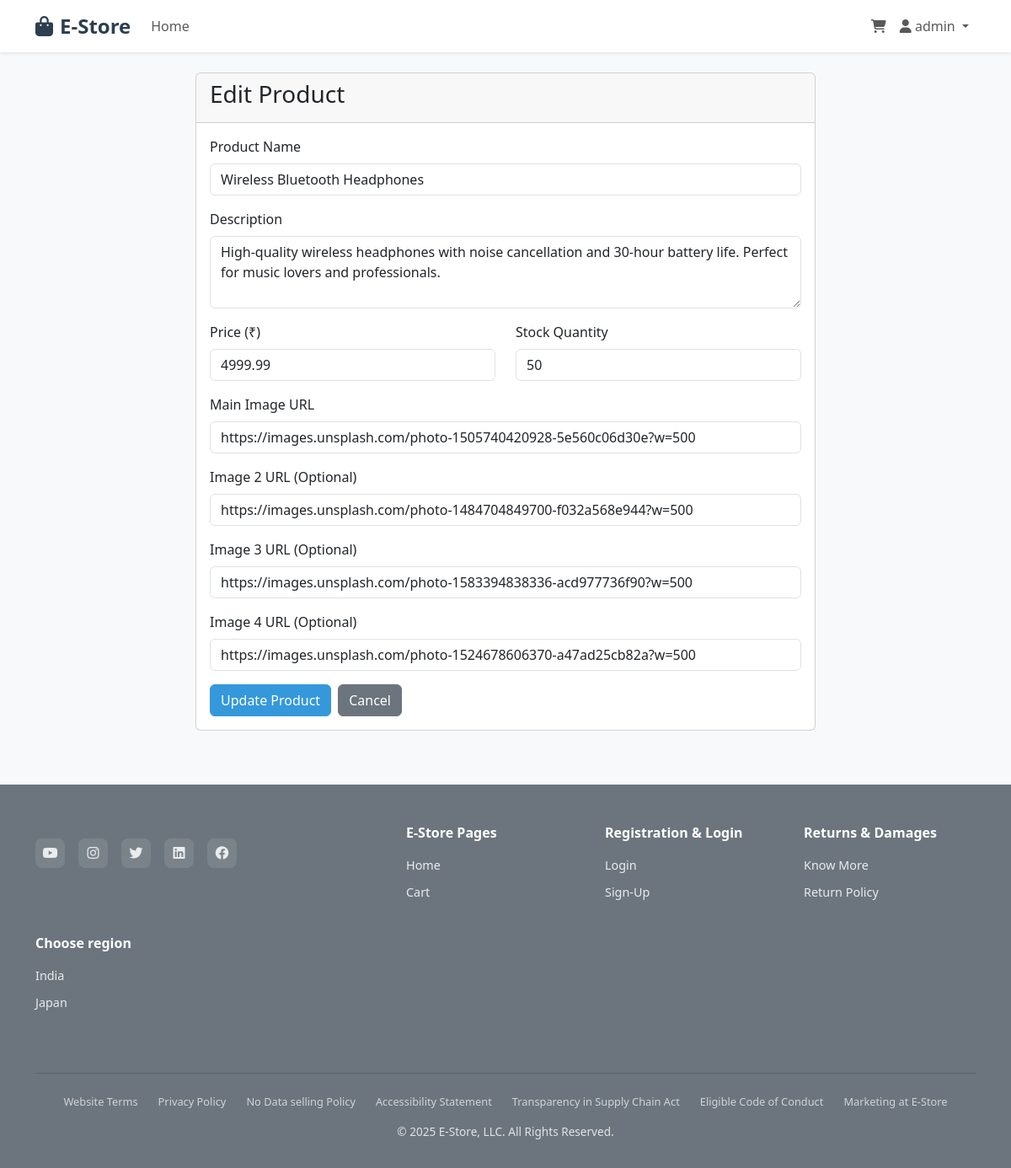
Screenshot of /admin/edit_product/1 (signed in) with the database file from the repository.
### app.py (models this page shows)
class User(db.Model):
    id = db.Column(db.Integer, primary_key=True)
    username = db.Column(db.String(80), unique=True, nullable=False)
    email = db.Column(db.String(120), unique=True, nullable=False)
    password_hash = db.Column(db.String(120), nullable=False)
    is_admin = db.Column(db.Boolean, default=False)
    created_at = db.Column(db.DateTime, default=datetime.utcnow)

class Product(db.Model):
    id = db.Column(db.Integer, primary_key=True)
    name = db.Column(db.String(100), nullable=False)
    description = db.Column(db.Text, nullable=False)
    price = db.Column(db.Float, nullable=False)
    stock = db.Column(db.Integer, nullable=False)
    image1 = db.Column(db.String(200), nullable=False)
    image2 = db.Column(db.String(200))
    image3 = db.Column(db.String(200))
    image4 = db.Column(db.String(200))
    created_at = db.Column(db.DateTime, default=datetime.utcnow)

### app.py (the view, shortened to what this page needs)
@app.route('/admin/edit_product/<int:product_id>', methods=['GET', 'POST'])
@admin_required
def edit_product(product_id):
    product = Product.query.get_or_404(product_id)
    return render_template('edit_product.html', product=product)

### app.py (called while the page is built)
def admin_required(f):
    @wraps(f)
    def decorated_function(*args, **kwargs):
        if 'user_id' not in session:
            flash('Please log in to access this page.', 'error')
            return redirect(url_for('login'))
        user = User.query.get(session['user_id'])
        if not user.is_admin:
            flash('Admin access required.', 'error')
            return redirect(url_for('home'))
        return f(*args, **kwargs)
    return decorated_function

def get_cart():
    return session.get('cart', {})

def get_cart_count():
    cart = get_cart()
    return sum(cart.values())

### templates/edit_product.html (shortened to what this page needs)
{% extends "base.html" %}
{% block content %}
<div class="row justify-content-center">
    <div class="col-md-8">
        <div class="card">
            <div class="card-header">
                <h3>Edit Product</h3>
            </div>
            <div class="card-body">
                <form method="POST">
                    <div class="mb-3">
                        <label for="name" class="form-label">Product Name</label>
                        <input type="text" class="form-control" id="name" name="name" value="{{ product.name }}" required>
                    </div>
                    <div class="mb-3">
                        <label for="description" class="form-label">Description</label>
                        <textarea class="form-control" id="description" name="description" rows="3" required>{{ product.description }}</textarea>
                    </div>
                    <div class="row">
                        <div class="col-md-6">
                            <div class="mb-3">
                                <label for="price" class="form-label">Price (₹)</label>
                                <input type="number" step="0.01" class="form-control" id="price" name="price" value="{{ product.price }}" required>
                            </div>
                        </div>
                        <div class="col-md-6">
                            <div class="mb-3">
                                <label for="stock" class="form-label">Stock Quantity</label>
                                <input type="number" class="form-control" id="stock" name="stock" value="{{ product.stock }}" required>
                            </div>
                        </div>
                    </div>
                    <div class="mb-3">
                        <label for="image1" class="form-label">Main Image URL</label>
                        <input type="url" class="form-control" id="image1" name="image1" value="{{ product.image1 }}" required>
                    </div>
                    <div class="mb-3">
                        <label for="image2" class="form-label">Image 2 URL (Optional)</label>
                        <input type="url" class="form-control" id="image2" name="image2" value="{{ product.image2 or '' }}">
                    </div>
                    <div class="mb-3">
                        <label for="image3" class="form-label">Image 3 URL (Optional)</label>
                        <input type="url" class="form-control" id="image3" name="image3" value="{{ product.image3 or '' }}">
                    </div>
                    <div class="mb-3">
                        <label for="image4" class="form-label">Image 4 URL (Optional)</label>
                        <input type="url" class="form-control" id="image4" name="image4" value="{{ product.image4 or '' }}">
                    </div>
                    <div class="d-flex gap-2">
                        <button type="submit" class="btn btn-primary">Update Product</button>
                        <a href="{{ url_for('admin_dashboard') }}" class="btn btn-secondary">Cancel</a>
                    </div>
                </form>
            </div>
        </div>
    </div>
</div>
{% endblock %}

### templates/base.html (shortened to what this page needs)
<!DOCTYPE html>
<html lang="en">
<head>
    <link href="https://cdnjs.cloudflare.com/ajax/libs/bootstrap/5.3.0/css/bootstrap.min.css" rel="stylesheet">
    <link href="https://cdnjs.cloudflare.com/ajax/libs/font-awesome/6.4.0/css/all.min.css" rel="stylesheet">
</head>
<body>
    <nav class="navbar navbar-expand-lg navbar-light bg-white shadow-sm">
        <div class="container">
            <a class="navbar-brand" href="{{ url_for('home') }}">
                <i class="fas fa-shopping-bag me-2"></i>E-Store
            </a>
            <div class="collapse navbar-collapse" id="navbarNav">
                <ul class="navbar-nav me-auto">
                    <li class="nav-item">
                        <a class="nav-link" href="{{ url_for('home') }}">Home</a>
                    </li>
                </ul>
                <ul class="navbar-nav">
                    <li class="nav-item">
                        <a class="nav-link position-relative" href="{{ url_for('cart') }}">
                            <i class="fas fa-shopping-cart"></i>
                        </a>
                    </li>
                    {% if session.user_id %}
                        <li class="nav-item dropdown">
                            <a class="nav-link dropdown-toggle" href="#" role="button" data-bs-toggle="dropdown">
                                <i class="fas fa-user"></i> {{ session.username }}
                            </a>
                        </li>
                    {% endif %}
                </ul>
            </div>
        </div>
    </nav>
    <main class="container mt-4">
        {% block content %}{% endblock %}
    </main>
    <footer class="footer">
        <div class="container">
            <div class="footer-content">
                <div class="footer-columns">
                    <div class="footer-column">
                        <div class="social-links">
                            <a href="#" aria-label="YouTube"><i class="fab fa-youtube"></i></a>
                            <a href="#" aria-label="Instagram"><i class="fab fa-instagram"></i></a>
                            <a href="#" aria-label="Twitter"><i class="fab fa-twitter"></i></a>
                            <a href="#" aria-label="LinkedIn"><i class="fab fa-linkedin"></i></a>
                            <a href="#" aria-label="Facebook"><i class="fab fa-facebook"></i></a>
                        </div>
                    </div>
                    <div class="footer-column">
                        <h5>E-Store Pages</h5>
                        <ul>
                            <li><a href="#">Home</a></li>
                            <li><a href="#">Cart</a></li>
                        </ul>
                    </div>
                    <div class="footer-column">
                        <h5>Registration & Login</h5>
                        <ul>
                            <li><a href="#">Login</a></li>
                            <li><a href="#">Sign-Up</a></li>
                        </ul>
                    </div>
                    <div class="footer-column">
                        <h5>Returns & Damages</h5>
                        <ul>
                            <li><a href="#">Know More</a></li>
                            <li><a href="#">Return Policy</a></li>
                        </ul>
                    </div>
                    <div class="footer-column">
                        <h5>Choose region</h5>
                        <ul>
                            <li><a href="#">India</a></li>
                            <li><a href="#">Japan</a></li>
                        </ul>
                    </div>
                </div>
            </div>
            <div class="footer-bottom">
                <div class="footer-bottom-links">
                    <a href="#">Website Terms</a>
                    <a href="#">Privacy Policy</a>
                    <a href="#">No Data selling Policy</a>
                    <a href="#">Accessibility Statement</a>
                    <a href="#">Transparency in Supply Chain Act</a>
                    <a href="#">Eligible Code of Conduct</a>
                    <a href="#">Marketing at E-Store</a>
                </div>
                <p>&copy; 2025 E-Store, LLC. All Rights Reserved.</p>
            </div>
        </div>
    </footer>
</body>
</html>

### templates/base.html (style rules this page uses)
:root { --primary-color: #2c3e50; --secondary-color: #3498db; --accent-color: #e74c3c; --success-color: #27ae60; --warning-color: #f39c12; --footer-bg: #6c757d; --footer-text: #ffffff; --footer-link-color: #e9ecef; --footer-border: #5a6268; }
body { font-family: 'Segoe UI', Tahoma, Geneva, Verdana, sans-serif; background-color: #f8f9fa; }
.navbar-brand { font-weight: bold; font-size: 1.5rem; color: var(--primary-color) !important; }
.btn-primary { background-color: var(--secondary-color); border-color: var(--secondary-color); }
.footer { background-color: var(--footer-bg); color: var(--footer-text); padding: 3rem 0 1rem 0; margin-top: 4rem; }
.footer-content { padding-bottom: 2rem; border-bottom: 1px solid var(--footer-border); }
.footer-columns { display: grid; grid-template-columns: 2fr 1fr 1fr 1fr 1fr; gap: 2rem; margin-bottom: 2rem; }
.footer-column h5 { color: var(--footer-text); font-size: 1rem; font-weight: 600; margin-bottom: 1rem; }
.footer-column ul { list-style: none; padding: 0; margin: 0; }
.footer-column ul li { margin-bottom: 0.5rem; }
.footer-column ul li a { color: var(--footer-link-color); text-decoration: none; font-size: 0.9rem; transition: color 0.3s; }
.social-links { display: flex; gap: 1rem; margin-top: 1rem; }
.social-links a { display: flex; align-items: center; justify-content: center; width: 35px; height: 35px; background-color: rgba(255, 255, 255, 0.1); color: var(--footer-link-color); border-radius: 8px; text-decoration: none; transition: all 0.3s; }
.footer-bottom { text-align: center; padding-top: 1.5rem; font-size: 0.85rem; opacity: 0.8; }
.footer-bottom-links { display: flex; justify-content: center; gap: 1.5rem; margin-bottom: 1rem; flex-wrap: wrap; }
.footer-bottom-links a { color: var(--footer-link-color); text-decoration: none; font-size: 0.8rem; }
@media (max-width: 1200px) { .footer-columns { grid-template-columns: 2fr 1fr 1fr 1fr; } }

### rows the page displays
User: username "admin"
Product: name "Wireless Bluetooth Headphones", description "High-quality wireless headphones with noise cancellation and 30-hour battery life. Perfect for music lovers and professionals.", price "4999.99", stock "50", image1 "https://images.unsplash.com/photo-1505740420928-5e560c06d30e?w=500", image2 "https://images.unsplash.com/photo-1484704849700-f032a568e944?w=500", image3 "https://images.unsplash.com/photo-1583394838336-acd977736f90?w=500", image4 "https://images.unsplash.com/photo-1524678606370-a47ad25cb82a?w=500"
